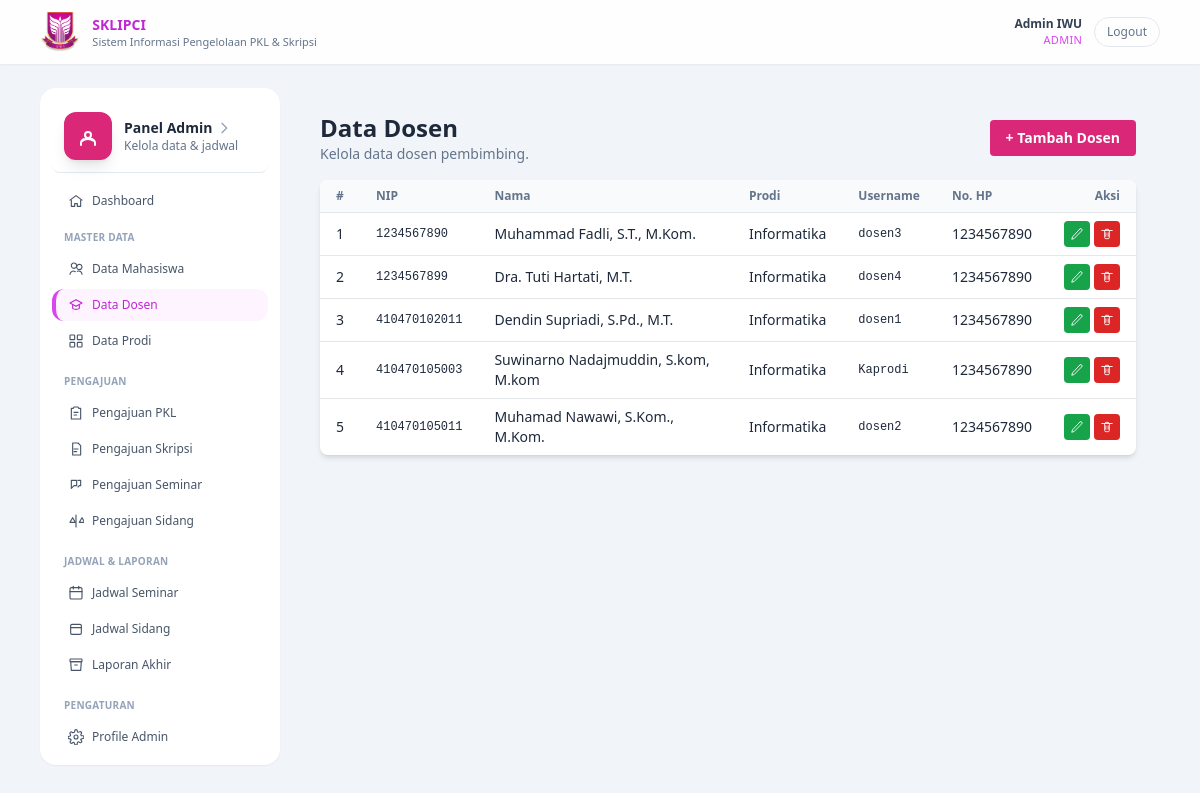
The app's page /?r=admin/dosenIndex (signed in) with its own data.
### tables this page shows
CREATE TABLE `dosen` (
  `id` int(11) NOT NULL,
  `user_id` int(11) NOT NULL,
  `nip` varchar(30) NOT NULL,
  `nama` varchar(100) NOT NULL,
  `prodi_id` int(11) NOT NULL,
  `no_hp` varchar(20) DEFAULT NULL,
  `created_at` timestamp NOT NULL DEFAULT current_timestamp()
);

CREATE TABLE `prodi` (
  `id` int(11) NOT NULL,
  `kode_prodi` varchar(10) NOT NULL,
  `nama_prodi` varchar(100) NOT NULL,
  `kaprodi_id` int(11) DEFAULT NULL,
  `kaprodi` varchar(100) DEFAULT NULL,
  `created_at` timestamp NOT NULL DEFAULT current_timestamp()
);

CREATE TABLE `users` (
  `id` int(11) NOT NULL,
  `username` varchar(50) NOT NULL,
  `password` varchar(255) NOT NULL,
  `nama` varchar(100) NOT NULL,
  `role` enum('admin','mahasiswa','dosen') NOT NULL,
  `status` enum('aktif','nonaktif') NOT NULL DEFAULT 'aktif',
  `created_at` timestamp NOT NULL DEFAULT current_timestamp(),
  `updated_at` datetime DEFAULT NULL
);

### app/controller/AdminController.php (called while the page is built, shortened)
<?php
class AdminController extends Controller
{
    public function dosenIndex(): void
    {
        $conn = db();
        $sql = "
            SELECT d.*, p.nama_prodi, u.username
            FROM dosen d
            JOIN prodi p ON d.prodi_id = p.id
            JOIN users u ON d.user_id = u.id
            ORDER BY d.nip ASC
        ";
        $result = $conn->query($sql);
        $items  = $result ? $result->fetch_all(MYSQLI_ASSOC) : [];
        $this->view('admin/dosen/index', compact('title', 'items'));
    }
}

### index.php (called while the page is built, shortened)
<?php
$route = $_GET['r'] ?? 'public/home';
$route = trim($route, '/');
list($controllerPart, $method) = array_pad(explode('/', $route), 2, null);
$method         = $method ?: 'home';
$controller = new $controllerClass();
call_user_func([$controller, $method]);

### app/view/admin/dosen/index.php (the view)
<?php include __DIR__ . '/../../partials/header.php'; ?>
<main class="flex-1 pb-16 md:pb-0 bg-slate-100 min-h-screen">
    <div class="max-w-6xl mx-auto px-4 py-6 flex gap-4">
        <?php include __DIR__ . '/../../partials/admin/sidebar.php'; ?>
        <section class="flex-1 p-4 md:p-6">
            <div class="flex items-center justify-between mb-4 flex-wrap gap-2">
                <div>
                    <h1 class="text-xl md:text-2xl font-semibold">Data Dosen</h1>
                    <p class="text-sm text-slate-500">Kelola data dosen pembimbing.</p>
                </div>
                <a href="<?= BASE_URL; ?>/?r=admin/dosenCreateForm"
                   class="bg-[#DB2777] text-white text-sm font-semibold px-4 py-2 rounded hover:bg-pink-700">
                    + Tambah Dosen
                </a>
            </div>
            <div class="bg-white shadow-md rounded-lg overflow-x-auto">
                <table class="min-w-full text-sm">
                    <thead class="bg-slate-50">
                        <tr>
                            <th class="px-4 py-2 text-left text-xs font-semibold text-slate-500">#</th>
                            <th class="px-4 py-2 text-left text-xs font-semibold text-slate-500">NIP</th>
                            <th class="px-4 py-2 text-left text-xs font-semibold text-slate-500">Nama</th>
                            <th class="px-4 py-2 text-left text-xs font-semibold text-slate-500">Prodi</th>
                            <th class="px-4 py-2 text-left text-xs font-semibold text-slate-500">Username</th>
                            <th class="px-4 py-2 text-left text-xs font-semibold text-slate-500">No. HP</th>
                            <th class="px-4 py-2 text-right text-xs font-semibold text-slate-500">Aksi</th>
                        </tr>
                    </thead>
                    <tbody>
                        <?php if (empty($items)): ?>
                            <tr>
                                <td colspan="7" class="px-4 py-4 text-center text-slate-500">
                                    Belum ada data dosen.
                                </td>
                            </tr>
                        <?php else: ?>
                            <?php $no = 1; foreach ($items as $row): ?>
                                <tr class="border-t">
                                    <td class="px-4 py-2"><?= $no++; ?></td>
                                    <td class="px-4 py-2 font-mono text-xs"><?= htmlspecialchars($row['nip']); ?></td>
                                    <td class="px-4 py-2"><?= htmlspecialchars($row['nama']); ?></td>
                                    <td class="px-4 py-2"><?= htmlspecialchars($row['nama_prodi']); ?></td>
                                    <td class="px-4 py-2 font-mono text-xs"><?= htmlspecialchars($row['username']); ?></td>
                                    <td class="px-4 py-2"><?= htmlspecialchars($row['no_hp']); ?></td>
                                    <td class="px-4 py-2 text-right">
                                        <div class="inline-flex items-center space-x-1">
                                            <a href="<?= BASE_URL; ?>/?r=admin/dosenEditForm&id=<?= $row['id']; ?>"
                                               class="p-1.5 bg-green-600 rounded hover:bg-green-700 flex items-center justify-center">
                                                <svg xmlns="http://www.w3.org/2000/svg" fill="none" viewBox="0 0 24 24"
                                                     stroke-width="1.5" stroke="white" class="w-3.5 h-3.5">
                                                    <path stroke-linecap="round" stroke-linejoin="round"
                                                          d="M16.862 3.487a2.25 2.25 0 113.182 3.182L7.125 19.688 3 21l1.312-4.125L16.862 3.487z" />
                                                </svg>
                                            </a>
                                            <a href="<?= BASE_URL; ?>/?r=admin/dosenDelete&id=<?= $row['id']; ?>"
                                               class="p-1.5 bg-red-600 rounded hover:bg-red-700 flex items-center justify-center"
                                               onclick="return confirm('Yakin ingin menghapus dosen ini beserta akun loginnya?');">
                                                <svg xmlns="http://www.w3.org/2000/svg" fill="none" viewBox="0 0 24 24"
                                                     stroke-width="1.5" stroke="white" class="w-3.5 h-3.5">
                                                    <path stroke-linecap="round" stroke-linejoin="round"
                                                          d="M3 6h18M8 6v12a2 2 0 002 2h4a2 2 0 002-2V6M10 10v6m4-6v6M9 6l.5-2h5L15 6" />
                                                </svg>
                                            </a>
                                        </div>
                                    </td>
                                </tr>
                            <?php endforeach; ?>
                        <?php endif; ?>
                    </tbody>
                </table>
            </div>
        </section>
    </div>
</main>
<?php include __DIR__ . '/../../partials/footer.php'; ?>

### public/css/style.css (style rules this page uses)
body { font-family: system-ui, -apple-system, BlinkMacSystemFont, "Segoe UI", sans-serif; }

### records on screen
dosen: nip "1234567890", nama "Muhammad Fadli, S.T., M.Kom.", prodi.nama_prodi "Informatika", user.username "dosen3", no_hp "1234567890"
dosen: nip "1234567899", nama "Dra. Tuti Hartati, M.T.", prodi.nama_prodi "Informatika", user.username "dosen4", no_hp "1234567890"
dosen: nip "410470102011", nama "Dendin Supriadi, S.Pd., M.T.", prodi.nama_prodi "Informatika", user.username "dosen1", no_hp "1234567890"
dosen: nip "410470105003", nama "Suwinarno Nadajmuddin, S.kom, M.kom", prodi.nama_prodi "Informatika", user.username "Kaprodi", no_hp "1234567890"
dosen: nip "410470105011", nama "Muhamad Nawawi, S.Kom., M.Kom.", prodi.nama_prodi "Informatika", user.username "dosen2", no_hp "1234567890"

### other values on screen
$user['nama'] "Admin IWU"
$user['role'] "ADMIN"
